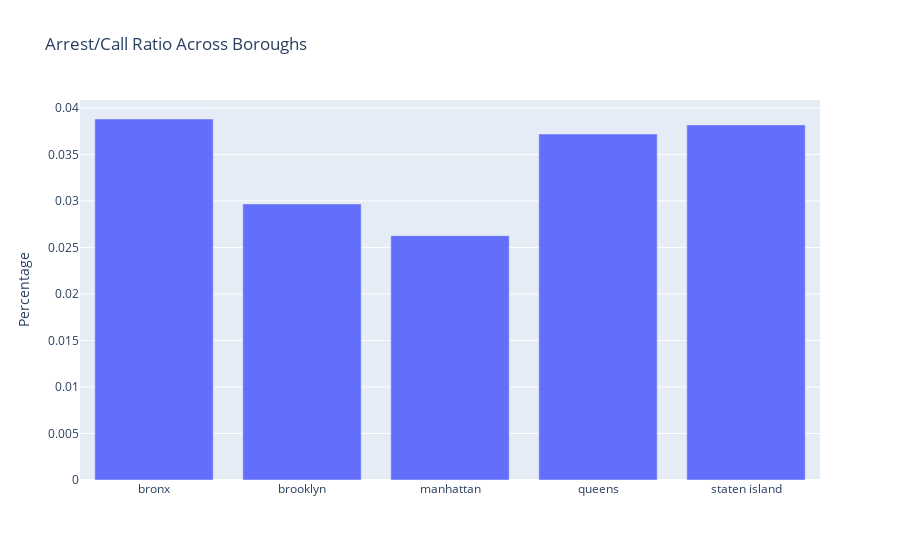

The notebook cell saved with this chart:
### Code cell
fig = px.bar(ratio_2023, 
              x = 'boro', 
              y = 'arrest_call_ratio', 
              title = 'Arrest/Call Ratio Across Boroughs', 
            labels={'arrest_call_ratio': "Percentage", 'boro': ""})

fig.show()

### Figure 1 — Plotly figure (JSON) as saved in the notebook; plotly's stock layout.template omitted (floating-point values rounded to 4 significant figures)
{"data": [{"alignmentgroup": "True", "hovertemplate": "=%{x}<br>Percentage=%{y}<extra></extra>", "legendgroup": "", "marker": {"color": "#636efa", "pattern": {"shape": ""}}, "name": "", "offsetgroup": "", "orientation": "v", "showlegend": false, "textposition": "auto", "type": "bar", "x": ["bronx", "brooklyn", "manhattan", "queens", "staten island"], "xaxis": "x", "y": [0.03881, 0.02968, 0.02627, 0.03719, 0.03817], "yaxis": "y"}], "layout": {"autosize": true, "barmode": "relative", "legend": {"tracegroupgap": 0}, "title": {"text": "Arrest/Call Ratio Across Boroughs"}, "xaxis": {"anchor": "y", "autorange": true, "domain": [0, 1], "range": [-0.5, 4.5], "title": {"text": ""}, "type": "category"}, "yaxis": {"anchor": "x", "autorange": true, "domain": [0, 1], "range": [0, 0.04085], "title": {"text": "Percentage"}, "type": "linear"}}}
